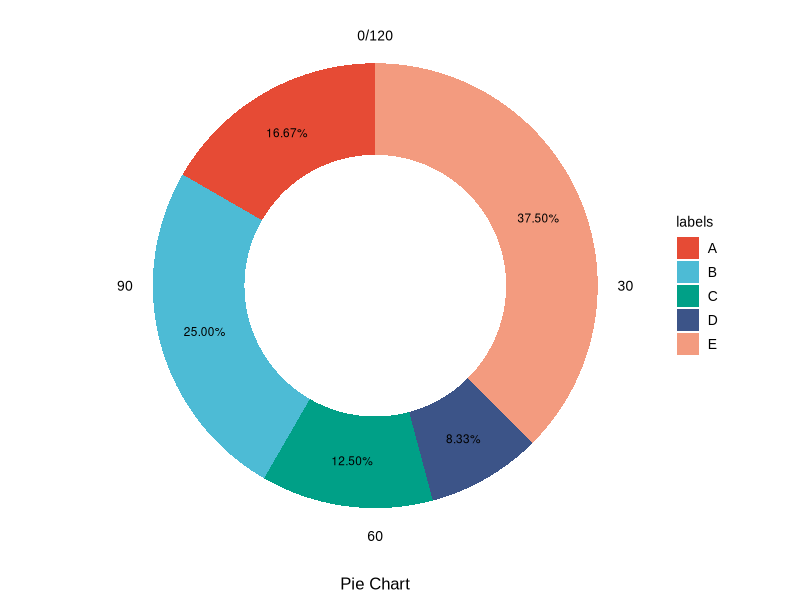

Write the R code that produced this figure.
## ---- chunk 1
# 安装包
if (!requireNamespace("ggplot2", quietly = TRUE)) {
  install.packages("ggplot2")
}

# 加载包
library(ggplot2)
## ---- chunk 2
# 加载数据
data <- read.table("files/Hiplot/024-circular-pie-chart-data.txt", header = T)

# 整理数据格式
data$draw_percent <- data[["values"]] / sum(data[["values"]]) * 100
data$draw_class <- 1
data2 <- data
data2[["values"]] <- 0
data2$draw_class <- 0
data <- rbind(data, data2)
filtered_data <- data[data[["values"]] > 0,]

# 查看数据
head(data)
## ---- chunk 3
#| label: fig-1Circular-pie-chart
#| fig-cap: "环形饼图"
#| out.width: "95%"
#| warning: false
#| message: false

# 环形饼图
p <- ggplot(data, aes(x = draw_class, y = values, fill = labels)) +
  geom_bar(position = "stack", stat = "identity", width = 0.7) +
  geom_text(data = filtered_data, aes(label = sprintf("%.2f%%", draw_percent)),
            position = position_stack(vjust = 0.5), size = 3) +
  coord_polar(theta = "y") +
  xlab("") +
  ylab("Pie Chart") +
  scale_fill_manual(values = c("#e64b35ff","#4dbbd5ff","#00a087ff","#3c5488ff","#f39b7fff")) +
  theme_minimal() +
  theme(text = element_text(family = "Arial"),
        plot.title = element_text(size = 12,hjust = 0.5),
        axis.title = element_text(size = 12),
        axis.text = element_text(size = 10),
        axis.text.x = element_text(color = "black"),
        axis.text.y = element_blank(),
        legend.position = "right",
        legend.direction = "vertical",
        legend.title = element_text(size = 10),
        legend.text = element_text(size = 10),
        panel.grid.major = element_blank(),
        panel.grid.minor = element_blank())

p
